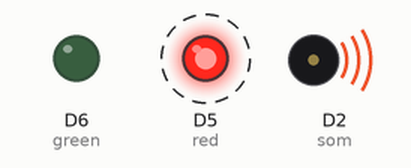
A sketch run on a simulated ESP8266 (NodeMCU). Shown: output pins drawn as LEDs (lit = HIGH), buzzer (waves = sounding). Dashed ring = blinking.

Above: at 0.5 s.
Timing chart, 0 to 4.6 s (numbered marks = the images above):
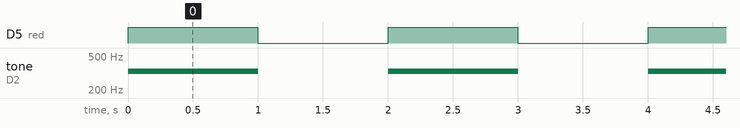

Measured:
- by itself, D5 (red): alternates HIGH for 1.0 s and LOW for 1.0 s
- by itself, tone on D2 (som): alternates 330 Hz for 1.0 s and silent for 1.0 s

The sketch:

MetodoAlerta.ino
```cpp
int red = D5;
int green = D6;
int som = 4;

int distancia = 70;
String chuva = "TRUE";


void setup() {
  pinMode(red, OUTPUT);
  pinMode(green, OUTPUT);
  pinMode(som, OUTPUT);
}

void loop() {
  if((distancia >= 50) && (chuva = "TRUE")){
    digitalWrite(green, LOW);
    digitalWrite(red, HIGH);
    tone(som, 330); //MI
    delay(1000);
  }
  else if((distancia < 50) || (chuva = "FALSE")){
    digitalWrite(green, HIGH);
    delay(1000);
  }
  digitalWrite(red, LOW);
  noTone(som);
  delay(1000);

}
```
